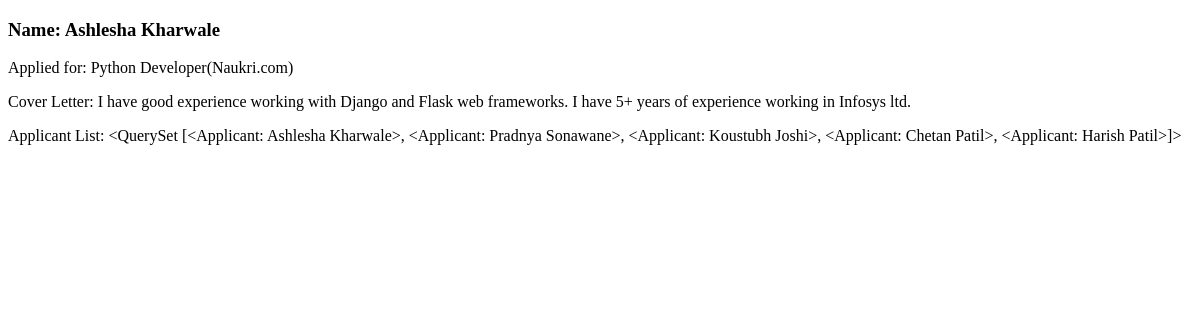
The page /jobs/v2/applicants/details/1 on the database as committed earlier.
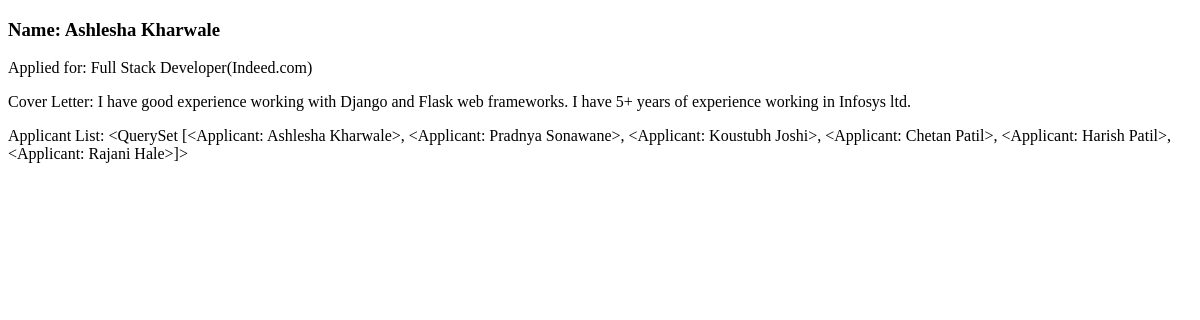
The same page on the database as committed later.
### jobs/models.py (models this page shows)
class Applicant(models.Model):
    name = models.CharField(max_length=250, default="")
    applied_for = models.ForeignKey(JobTitle, on_delete=models.CASCADE)
    cover_letter = models.TextField()
    def __str__(self):
        return self.name

class JobTitle(models.Model):
    title = models.CharField(max_length=250)
    last_updated = models.DateTimeField(default=timezone.now)
    job_description = models.OneToOneField("JobDescription", on_delete=models.CASCADE)
    portal = models.ForeignKey(Portal, on_delete=models.CASCADE)
    def __str__(self):
        return self.title + f"({self.portal})"

class Portal(models.Model):
    name = models.CharField(max_length=250, unique=True)
    description = models.CharField(max_length=250)
    def __str__(self):
        return self.name

### jobs/views_v2.py (the view)
# urls.py: path("v2/applicants/details/<pk>", views_v2.ApplicantDetails.as_view(),
class ApplicantDetails(DetailView):
    model = Applicant
    def get_context_data(self, **kwargs):
        context = super().get_context_data(**kwargs)
        context['applicant_list'] = Applicant.objects.all()
        return context

### jobs/templates/jobs/applicant_detail.html (shortened to what this page needs)
<!DOCTYPE html>
<html lang="en">
<head>
</head>
<body>
<h3>Name: {{ object.name }}</h3>
<p>Applied for: {{ object.applied_for }}</p>
<p>Cover Letter: {{ object.cover_letter }}</p>
<p>Applicant List: {{ applicant_list }}</p>
</body>
</html>

Rows that differ between the two databases and show on the page:
changed Applicant "Ashlesha Kharwale": applied_for "Python Developer(Naukri.com)" → "Full Stack Developer(Indeed.com)"; name.name "<QuerySet [<Applicant: Ashlesha Kharwale>, <Applicant: Pradnya Sonawane>, <Applicant: Koustubh Joshi>, <Applicant: Chetan Patil>, <Applicant: Harish Patil>]>" → "…Chetan Patil>, <Applicant: Harish Patil>, <Applicant: Rajani Hale>]>"
